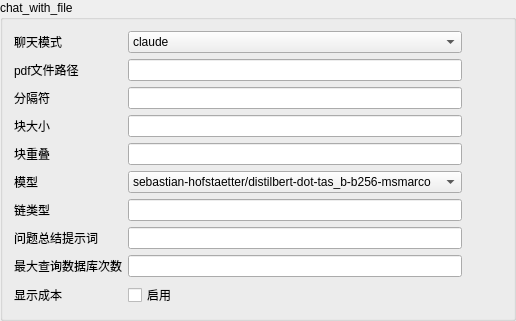
             <widget class="QGroupBox" name="groupBox_chat_with_file">
              <property name="title">
               <string>chat_with_file</string>
              </property>
              <layout class="QGridLayout" name="gridLayout_10" columnstretch="9,1">
               <item row="0" column="0">
                <layout class="QGridLayout" name="gridLayout_11" rowstretch="0,0,0,0,0,0,0,0,0,0,0" columnstretch="1,0">
                 <property name="spacing">
                  <number>6</number>
                 </property>
                 <item row="6" column="0">
                  <widget class="QLabel" name="label_chat_with_file_local_vector_embedding_model">
                   <property name="text">
                    <string>模型</string>
                   </property>
                  </widget>
                 </item>
                 <item row="1" column="0">
                  <widget class="QLabel" name="label_chat_with_file_data_path">
                   <property name="text">
                    <string>pdf文件路径</string>
                   </property>
                  </widget>
                 </item>
                 <item row="10" column="0">
                  <widget class="QLabel" name="label_chat_with_file_show_token_cost">
                   <property name="text">
                    <string>显示成本</string>
                   </property>
                  </widget>
                 </item>
                 <item row="0" column="0">
                  <widget class="QLabel" name="label_chat_with_file_chat_mode">
                   <property name="text">
                    <string>聊天模式</string>
                   </property>
                  </widget>
                 </item>
                 <item row="9" column="0">
                  <widget class="QLabel" name="label_chat_with_file_local_max_query">
                   <property name="text">
                    <string>最大查询数据库次数</string>
                   </property>
                  </widget>
                 </item>
                 <item row="8" column="0">
                  <widget class="QLabel" name="label_chat_with_file_question_prompt">
                   <property name="text">
                    <string>问题总结提示词</string>
                   </property>
                  </widget>
                 </item>
                 <item row="2" column="1">
                  <widget class="QLineEdit" name="lineEdit_chat_with_file_separator"/>
                 </item>
                 <item row="3" column="0">
                  <widget class="QLabel" name="label_chat_with_file_chunk_size">
                   <property name="text">
                    <string>块大小</string>
                   </property>
                  </widget>
                 </item>
                 <item row="5" column="1">
                  <widget class="QLineEdit" name="lineEdit_chat_with_file_chunk_overlap"/>
                 </item>
                 <item row="7" column="0">
                  <widget class="QLabel" name="label_chat_with_file_chain_type">
                   <property name="text">
                    <string>链类型</string>
                   </property>
                  </widget>
                 </item>
                 <item row="10" column="1">
                  <widget class="QCheckBox" name="checkBox_chat_with_file_show_token_cost">
                   <property name="cursor">
                    <cursorShape>PointingHandCursor</cursorShape>
                   </property>
                   <property name="text">
                    <string>启用</string>
                   </property>
                  </widget>
                 </item>
                 <item row="1" column="1">
                  <widget class="QLineEdit" name="lineEdit_chat_with_file_data_path"/>
                 </item>
                 <item row="0" column="1">
                  <widget class="QComboBox" name="comboBox_chat_with_file_chat_mode">
                   <item>
                    <property name="text">
                     <string>claude</string>
                    </property>
                   </item>
                   <item>
                    <property name="text">
                     <string>openai_gpt</string>
                    </property>
                   </item>
                   <item>
                    <property name="text">
                     <string>openai_vector_search</string>
                    </property>
                   </item>
                  </widget>
                 </item>
                 <item row="8" column="1">
                  <widget class="QLineEdit" name="lineEdit_chat_with_file_question_prompt"/>
                 </item>
                 <item row="2" column="0">
                  <widget class="QLabel" name="label_chat_with_file_separator">
                   <property name="text">
                    <string>分隔符</string>
                   </property>
                  </widget>
                 </item>
                 <item row="7" column="1">
                  <widget class="QLineEdit" name="lineEdit_chat_with_file_chain_type"/>
                 </item>
                 <item row="5" column="0">
                  <widget class="QLabel" name="label_chat_with_file_chunk_overlap">
                   <property name="text">
                    <string>块重叠</string>
                   </property>
                  </widget>
                 </item>
                 <item row="6" column="1">
                  <widget class="QComboBox" name="comboBox_chat_with_file_local_vector_embedding_model">
                   <item>
                    <property name="text">
                     <string>sebastian-hofstaetter/distilbert-dot-tas_b-b256-msmarco</string>
                    </property>
                   </item>
                   <item>
                    <property name="text">
                     <string>GanymedeNil/text2vec-large-chinese</string>
                    </property>
                   </item>
                  </widget>
                 </item>
                 <item row="9" column="1">
                  <widget class="QLineEdit" name="lineEdit_chat_with_file_local_max_query"/>
                 </item>
                 <item row="3" column="1">
                  <widget class="QLineEdit" name="lineEdit_chat_with_file_chunk_size"/>
                 </item>
                </layout>
               </item>
               <item row="0" column="1">
                <spacer name="horizontalSpacer_16">
                 <property name="orientation">
                  <enum>Qt::Horizontal</enum>
                 </property>
                 <property name="sizeHint" stdset="0">
                  <size>
                   <width>40</width>
                   <height>20</height>
                  </size>
                 </property>
                </spacer>
               </item>
              </layout>
             </widget>
